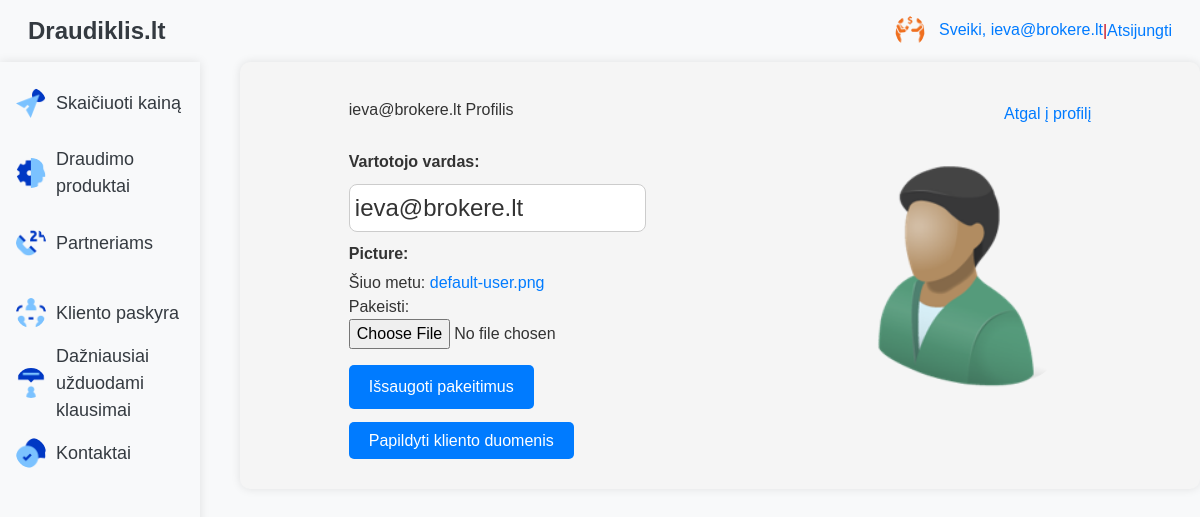
Screenshot of /app/profile/edit/ (signed in) with the database file from the repository.
### app/models.py (models this page shows, shortened)
class BrokerProfile(models.Model):
    user = models.OneToOneField(User, on_delete=models.CASCADE)  # Susiejimas su vartotoju
    broker = models.OneToOneField(Brokeriai, on_delete=models.CASCADE)  # Susiejimas su brokeriu
    profile_picture = models.ImageField(upload_to='broker_pics', default='default-broker.png')  # Profilio nuotrauka

class Profile(models.Model):
    picture = models.ImageField(upload_to='profile_pics', default='default-user.png')  # Profilio nuotrauka
    user = models.OneToOneField(User, on_delete=models.CASCADE)  # Susiejimas su vartotoju

### app/views.py (the view)
# urls.py: path('profile/edit/', views.profile_view, name='profile_view'),  # Profilio redagavimas
@login_required
def profile_view(request):
    user_profile, created = Profile.objects.get_or_create(user=request.user)
    if request.method == 'POST':
        form = ProfileUpdateForm(request.POST, request.FILES, instance=user_profile)
        username = request.POST.get('username')
        if form.is_valid():
            if username:
                request.user.username = username
                request.user.save()
            form.save()
            messages.success(request, 'Profilis sėkmingai atnaujintas!')
            return redirect('profile')
    else:
        form = ProfileUpdateForm(instance=user_profile)
    profile_picture_url = user_profile.picture.url if user_profile.picture else None
    return render(request, 'profile_edit.html',
                  {'form': form, 'profile': user_profile, 'user_profile_picture': profile_picture_url})

### app/forms.py
class ProfileUpdateForm(forms.ModelForm):
    class Meta:
        model = Profile  # Nustato, kad ši forma naudoja Profile modelį
        fields = ['picture']  # Nurodo, kad forma turi tik 'picture' lauką

### app/templates/profile_edit.html (shortened to what this page needs)
{% extends "base.html" %}
{% block content %}
<div style="margin: 20px auto; width: 80%; max-width: 800px;">
    <div style="display: flex; justify-content: space-between; align-items: center; margin-bottom: 20px;">
        <h1>{{ profile.user.username }} Profilis</h1>
        <a href="{% url 'profile' %}" style="font-size: 16px; text-decoration: none; color: #007bff;">Atgal į profilį</a>
    </div>
    <div style="display: flex; align-items: flex-start; justify-content: space-between; margin-bottom: 20px;">
        <form method="post" enctype="multipart/form-data" style="width: 40%;">
            <div style="margin-bottom: 10px;">
                <label for="username">Vartotojo vardas:</label>
                <input type="text" name="username" value="{{ profile.user.username }}" style="font-size: 24px; width: 100%; padding: 5px; border-radius: 8px; border: 1px solid #ccc; margin-bottom: 10px;">
            </div>
            {{ form.as_p }}
            <button type="submit" style="background-color: #007bff; color: white; padding: 10px 20px; border: none; border-radius: 5px;">Išsaugoti pakeitimus</button>
        </form>
        <div style="margin-left: 20px;">
            <img src="{{ profile.picture.url }}" alt="Profile Picture" style="width: 250px; height: 250px; border-radius: 50%;">
        </div>
    </div>
    <a href="{% url 'update_klientas' %}" style="background-color: #007bff; color: white; padding: 10px 20px; border: none; border-radius: 5px; text-decoration: none;">Papildyti kliento duomenis</a>
</div>
{% endblock %}

### app/templates/base.html (shortened to what this page needs)
<!DOCTYPE html>
{% load static %}
<html lang="en">
<head>
    <link rel="stylesheet" href="https://stackpath.bootstrapcdn.com/bootstrap/4.5.2/css/bootstrap.min.css">
    <link rel="stylesheet" type="text/css" href="{% static 'styles.css' %}">
</head>
<body>
    <div id="top-shelf" class="d-flex justify-content-between align-items-center p-2 bg-light">
        <div class="left-top">
            <a href="{% url 'home' %}" class="navbar-brand text-dark">Draudiklis.lt</a>
        </div>
        <div class="right-top profile-welcome">
            {% if user.is_authenticated %}
                {% if user.brokerprofile %}
                    <a href="{% url 'broker_profile' broker_id=user.brokerprofile.broker.id %}">
                        <img src="{{ user.brokerprofile.profile_picture.url }}" alt="Profile Picture">
                        Sveiki, {{ user.username }}
                    </a> | <a href="{% url 'broker_logout' %}" class="text-primary">Atsijungti</a>
                {% else %}
                    Sveiki, {{ user.username }} | <a href="{% url 'broker_logout' %}" class="text-primary">Atsijungti</a>
                {% endif %}
            {% else %}
                <a href="{% url 'profile' %}">Kliento paskyra</a>
            {% endif %}
        </div>
    </div>
    <div class="d-flex">
        <div class="left-section bg-light p-3" style="width: 200px;">
            <ul class="selections list-unstyled">
                <li class="expandable position-relative">
                    <img src="{% static 'icons/calculator.png' %}" class="selection-icon" alt="Calculator Icon">
                    <a href="#" id="price-calc-link" class="text-dark">Skaičiuoti kainą</a>
                </li>
                <li>
                    <img src="{% static 'icons/products.png' %}" class="selection-icon" alt="Products Icon">
                    <a href="{% url 'draudimo_produktai' %}" class="text-dark">Draudimo produktai</a>
                </li>
               <li class="expandable position-relative">
                    <img src="{% static 'icons/about.png' %}" class="selection-icon" alt="Partners Icon">
                    <a href="#" class="text-dark">Partneriams</a>
                </li>
                <li>
                    <img src="{% static 'icons/account.png' %}" class="selection-icon" alt="Account Icon">
                    <a href="{% url 'profile' %}" class="text-dark">Kliento paskyra</a>
                </li>
                <li>
                    <img src="{% static 'icons/faq.png' %}" class="selection-icon" alt="FAQ Icon">
                    <a href="{% url 'faq' %}" class="text-dark">Dažniausiai užduodami klausimai</a>
                </li>
                <li>
                    <img src="{% static 'icons/contact.png' %}" class="selection-icon" alt="Contact Icon">
                    <a href="{% url 'contact' %}" class="text-dark">Kontaktai</a>
                </li>
            </ul>
        </div>
        <div class="center-section p-3" style="flex-grow: 1;">
            {% block content %}
            {% endblock %}
        </div>
    </div>
</body>
</html>

### app/static/styles.css (style rules this page uses)
body, select, input, button, label, p, h1, h2, h3, h4, h5, h6 { font-family: Arial, sans-serif; font-size: 16px; color: #333; line-height: 1.5; }
#top-shelf { background-color: #333; color: #fff; padding: 10px; display: flex; justify-content: space-between; align-items: center; }
.left-top { margin-left: 20px; }
.right-top { margin-right: 20px; }
.left-section { width: 230px; background-color: white; padding: 5px; box-shadow: 0 0 10px rgba(0, 0, 0, 0.1); height: 100%; position: fixed; overflow-y: auto; }
.selections { list-style-type: none; padding: 0; }
.selections li { margin-bottom: 20px; display: flex; align-items: center; height: 50px; }
.selections li a { color: #333; text-decoration: none; font-size: 18px; margin-left: 10px; flex-grow: 1; }
.selection-icon { width: 30px; height: 30px; display: inline-block; vertical-align: middle; }
.center-section { margin-left: 240px; background-color: #f5f5f5; padding: 20px; border-radius: 10px; box-shadow: 0 0 10px rgba(0, 0, 0, 0.1); flex-grow: 1; min-height: 100%; }
input[type="text"], input[type="number"], select { display: block; width: 100%; padding: 10px; margin: 10px 0; box-sizing: border-box; font-size: 16px; border: 1px solid #ccc; border-radius: 4px; }
label { display: block; margin-bottom: 5px; font-weight: bold; }
button { padding: 10px 20px; background-color: #007bff; color: white; border: none; border-radius: 5px; cursor: pointer; font-size: 16px; }
body { font-family: Arial, sans-serif; background-color: #f8f9fa; color: #343a40; }
body { font-family: Arial, sans-serif; }
img { border-radius: 50%; }

### app/templates/base.html (style rules this page uses)
.navbar-brand { font-size: 1.5em; font-weight: bold; }
.profile-welcome { color: #c90618; display: flex; align-items: center; }
.profile-welcome img { width: 30px; height: 30px; border-radius: 50%; margin-right: 10px; }

### rows the page displays
Profile: user.username "ieva@brokere.lt", username "ieva@brokere.lt", picture (placeholder picture)

### other values shown
{{ user.username }} "ieva@brokere.lt"
